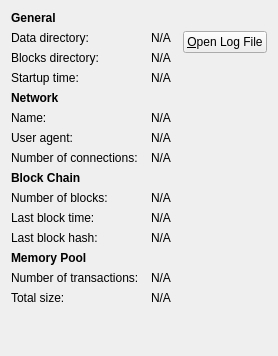
     <widget class="QWidget" name="tab_info">
      <attribute name="title">
       <string>&amp;Information</string>
      </attribute>
      <layout class="QGridLayout" name="gridLayout" columnstretch="0,1,0">
       <property name="horizontalSpacing">
        <number>12</number>
       </property>
       <item row="0" column="0">
        <widget class="QLabel" name="label_9">
         <property name="font">
          <font>
           <weight>75</weight>
           <bold>true</bold>
          </font>
         </property>
         <property name="text">
          <string>General</string>
         </property>
        </widget>
       </item>
       <item row="1" column="0">
        <widget class="QLabel" name="label_12">
         <property name="text">
          <string>Data directory:</string>
         </property>
        </widget>
       </item>
       <item row="1" column="1">
        <widget class="QLabel" name="dataDir">
         <property name="cursor">
          <cursorShape>IBeamCursor</cursorShape>
         </property>
         <property name="toolTip">
          <string>To specify a non-default location of the data directory use the '%1' option.</string>
         </property>
         <property name="text">
          <string>N/A</string>
         </property>
         <property name="textFormat">
          <enum>Qt::PlainText</enum>
         </property>
         <property name="wordWrap">
          <bool>true</bool>
         </property>
         <property name="textInteractionFlags">
          <set>Qt::LinksAccessibleByMouse|Qt::TextSelectableByKeyboard|Qt::TextSelectableByMouse</set>
         </property>
        </widget>
       </item>
       <item row="1" column="2" rowspan="3" alignment="Qt::AlignTop">
        <widget class="QPushButton" name="openDebugLogfileButton">
         <property name="toolTip">
          <string>Open the %1 debug log file from the current data directory. This can take a few seconds for large log files.</string>
         </property>
         <property name="text">
          <string>&amp;Open Log File</string>
         </property>
         <property name="autoDefault">
          <bool>false</bool>
         </property>
        </widget>
       </item>
       <item row="2" column="0">
        <widget class="QLabel" name="label_11">
         <property name="text">
          <string>Blocks directory:</string>
         </property>
        </widget>
       </item>
       <item row="2" column="1">
        <widget class="QLabel" name="blocksDir">
         <property name="cursor">
          <cursorShape>IBeamCursor</cursorShape>
         </property>
         <property name="toolTip">
          <string>To specify a non-default location of the blocks directory use the '%1' option.</string>
         </property>
         <property name="text">
          <string>N/A</string>
         </property>
         <property name="textFormat">
          <enum>Qt::PlainText</enum>
         </property>
         <property name="wordWrap">
          <bool>true</bool>
         </property>
         <property name="textInteractionFlags">
          <set>Qt::LinksAccessibleByMouse|Qt::TextSelectableByKeyboard|Qt::TextSelectableByMouse</set>
         </property>
        </widget>
       </item>
       <item row="3" column="0">
        <widget class="QLabel" name="label_13">
         <property name="text">
          <string>Startup time:</string>
         </property>
        </widget>
       </item>
       <item row="3" column="1">
        <widget class="QLabel" name="startupTime">
         <property name="cursor">
          <cursorShape>IBeamCursor</cursorShape>
         </property>
         <property name="text">
          <string>N/A</string>
         </property>
         <property name="textFormat">
          <enum>Qt::PlainText</enum>
         </property>
         <property name="textInteractionFlags">
          <set>Qt::LinksAccessibleByMouse|Qt::TextSelectableByKeyboard|Qt::TextSelectableByMouse</set>
         </property>
        </widget>
       </item>
       <item row="4" column="0">
        <widget class="QLabel" name="labelNetwork">
         <property name="font">
          <font>
           <weight>75</weight>
           <bold>true</bold>
          </font>
         </property>
         <property name="text">
          <string>Network</string>
         </property>
        </widget>
       </item>
       <item row="5" column="0">
        <widget class="QLabel" name="label_8">
         <property name="text">
          <string>Name:</string>
         </property>
        </widget>
       </item>
       <item row="5" column="1" colspan="2">
        <widget class="QLabel" name="networkName">
         <property name="cursor">
          <cursorShape>IBeamCursor</cursorShape>
         </property>
         <property name="text">
          <string>N/A</string>
         </property>
         <property name="textFormat">
          <enum>Qt::PlainText</enum>
         </property>
         <property name="textInteractionFlags">
          <set>Qt::LinksAccessibleByMouse|Qt::TextSelectableByKeyboard|Qt::TextSelectableByMouse</set>
         </property>
        </widget>
       </item>
       <item row="6" column="0">
        <widget class="QLabel" name="labelClientUserAgent">
         <property name="text">
          <string>User agent:</string>
         </property>
        </widget>
       </item>
       <item row="6" column="1" colspan="2">
        <widget class="QLabel" name="clientUserAgent">
         <property name="cursor">
          <cursorShape>IBeamCursor</cursorShape>
         </property>
         <property name="text">
          <string>N/A</string>
         </property>
         <property name="textFormat">
          <enum>Qt::PlainText</enum>
         </property>
         <property name="textInteractionFlags">
          <set>Qt::LinksAccessibleByMouse|Qt::TextSelectableByKeyboard|Qt::TextSelectableByMouse</set>
         </property>
        </widget>
       </item>
       <item row="7" column="0">
        <widget class="QLabel" name="label_7">
         <property name="text">
          <string>Number of connections:</string>
         </property>
        </widget>
       </item>
       <item row="7" column="1" colspan="2">
        <widget class="QLabel" name="numberOfConnections">
         <property name="cursor">
          <cursorShape>IBeamCursor</cursorShape>
         </property>
         <property name="text">
          <string>N/A</string>
         </property>
         <property name="textFormat">
          <enum>Qt::PlainText</enum>
         </property>
         <property name="textInteractionFlags">
          <set>Qt::LinksAccessibleByMouse|Qt::TextSelectableByKeyboard|Qt::TextSelectableByMouse</set>
         </property>
        </widget>
       </item>
       <item row="8" column="0">
        <widget class="QLabel" name="label_10">
         <property name="font">
          <font>
           <weight>75</weight>
           <bold>true</bold>
          </font>
         </property>
         <property name="text">
          <string>Block Chain</string>
         </property>
        </widget>
       </item>
       <item row="9" column="0">
        <widget class="QLabel" name="label_3">
         <property name="text">
          <string>Number of blocks:</string>
         </property>
        </widget>
       </item>
       <item row="9" column="1" colspan="2">
        <widget class="QLabel" name="numberOfBlocks">
         <property name="cursor">
          <cursorShape>IBeamCursor</cursorShape>
         </property>
         <property name="text">
          <string>N/A</string>
         </property>
         <property name="textFormat">
          <enum>Qt::PlainText</enum>
         </property>
         <property name="textInteractionFlags">
          <set>Qt::LinksAccessibleByMouse|Qt::TextSelectableByKeyboard|Qt::TextSelectableByMouse</set>
         </property>
        </widget>
       </item>
       <item row="10" column="0">
        <widget class="QLabel" name="labelLastBlockTime">
         <property name="text">
          <string>Last block time:</string>
         </property>
        </widget>
       </item>
       <item row="10" column="1" colspan="2">
        <widget class="QLabel" name="lastBlockTime">
         <property name="cursor">
          <cursorShape>IBeamCursor</cursorShape>
         </property>
         <property name="text">
          <string>N/A</string>
         </property>
         <property name="textFormat">
          <enum>Qt::PlainText</enum>
         </property>
         <property name="textInteractionFlags">
          <set>Qt::LinksAccessibleByMouse|Qt::TextSelectableByKeyboard|Qt::TextSelectableByMouse</set>
         </property>
        </widget>
       </item>
       <item row="11" column="0">
        <widget class="QLabel" name="lastBlockHashLabel">
         <property name="text">
          <string>Last block hash:</string>
         </property>
        </widget>
       </item>
       <item row="11" column="1" colspan="2">
        <widget class="QLabel" name="lastBlockHash">
         <property name="cursor">
          <cursorShape>IBeamCursor</cursorShape>
         </property>
         <property name="text">
          <string>N/A</string>
         </property>
         <property name="textFormat">
          <enum>Qt::PlainText</enum>
         </property>
         <property name="alignment">
          <set>Qt::AlignBottom|Qt::AlignLeading|Qt::AlignLeft</set>
         </property>
         <property name="textInteractionFlags">
          <set>Qt::LinksAccessibleByMouse|Qt::TextSelectableByKeyboard|Qt::TextSelectableByMouse</set>
         </property>
        </widget>
       </item>
       <item row="12" column="0">
        <widget class="QLabel" name="labelMempoolTitle">
         <property name="font">
          <font>
           <weight>75</weight>
           <bold>true</bold>
          </font>
         </property>
         <property name="text">
          <string>Memory Pool</string>
         </property>
        </widget>
       </item>
       <item row="13" column="0">
        <widget class="QLabel" name="labelNumberOfTransactions">
         <property name="text">
          <string>Number of transactions:</string>
         </property>
        </widget>
       </item>
       <item row="13" column="1" colspan="2">
        <widget class="QLabel" name="mempoolNumberTxs">
         <property name="cursor">
          <cursorShape>IBeamCursor</cursorShape>
         </property>
         <property name="text">
          <string>N/A</string>
         </property>
         <property name="textFormat">
          <enum>Qt::PlainText</enum>
         </property>
         <property name="textInteractionFlags">
          <set>Qt::LinksAccessibleByMouse|Qt::TextSelectableByKeyboard|Qt::TextSelectableByMouse</set>
         </property>
        </widget>
       </item>
       <item row="14" column="0">
        <widget class="QLabel" name="labelTotalSize">
         <property name="text">
          <string>Total size:</string>
         </property>
        </widget>
       </item>
       <item row="14" column="1" colspan="2">
        <widget class="QLabel" name="mempoolSize">
         <property name="cursor">
          <cursorShape>IBeamCursor</cursorShape>
         </property>
         <property name="text">
          <string>N/A</string>
         </property>
         <property name="textFormat">
          <enum>Qt::PlainText</enum>
         </property>
         <property name="textInteractionFlags">
          <set>Qt::LinksAccessibleByMouse|Qt::TextSelectableByKeyboard|Qt::TextSelectableByMouse</set>
         </property>
        </widget>
       </item>
       <item row="15" column="0">
        <spacer name="verticalSpacer">
         <property name="orientation">
          <enum>Qt::Vertical</enum>
         </property>
         <property name="sizeHint" stdset="0">
          <size>
           <width>20</width>
           <height>40</height>
          </size>
         </property>
        </spacer>
       </item>
      </layout>
     </widget>
